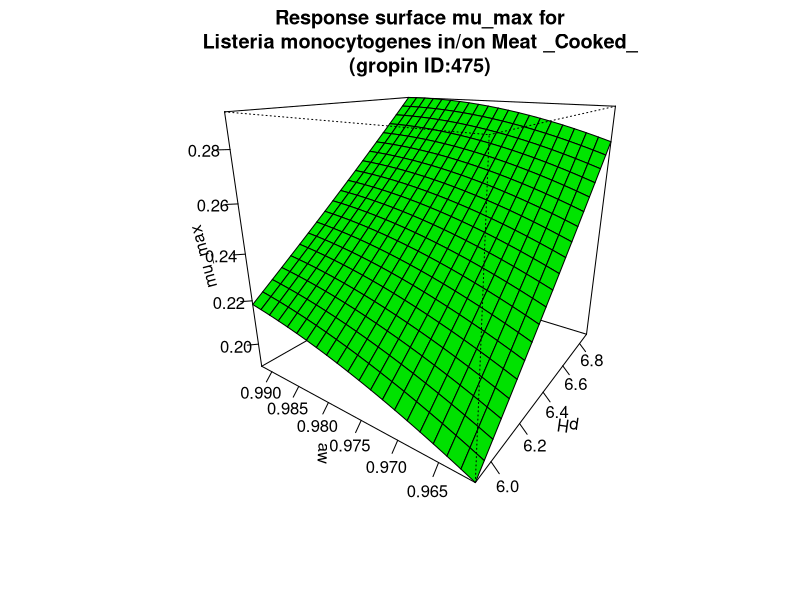

Write the R code that produced this figure.
#############################
# start of Parameter script
#############################
pH <- seq(5.9059,6.89310689310689,length.out=21)
aw <- seq(0.96096,0.992007992007992,length.out=21)
#############################
# end of Parameter script
#############################
############################# 
# start of Model script Gropin ID 475 
#############################
 
# constant coefficients for this model
 
variables <- data.frame(pH,aw)
argumentsPar <- expand.grid(variables)
 
# heart of the model
response_surface <- function(pH,aw) {
   mumax <-(-19.684+0.5085*pH+36.254*aw-0.4970*pH*aw+0.0046939*(pH^2)-16.581*(aw^2))

return(mumax=mumax)
} 

# output parameters
mumax <- cbind(argumentsPar,response_surface(argumentsPar['pH'],argumentsPar['aw']))
colnames(mumax) <- c(colnames(argumentsPar),'mumax')
#############################
# End of Model script
#############################
############################# 
# start of Visualisation script Gropin ID 475 
#############################
persp(pH,aw,matrix(unlist(mumax$mumax),nrow=21),col = 'green',xlab='pH',ylab='aw',zlab='mu_max',main='Response surface mu_max for
Listeria monocytogenes in/on Meat _Cooked_
(gropin ID:475)',theta=305,phi=20,shade=0.25,ticktype = 'detailed')
#############################
# End of Visualisation script
#############################
